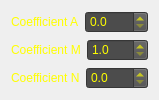
<?xml version="1.0" encoding="UTF-8"?>
<ui version="4.0">
 <class>GraysKleinEditor</class>
 <widget class="QWidget" name="GraysKleinEditor">
  <property name="geometry">
   <rect>
    <x>0</x>
    <y>0</y>
    <width>159</width>
    <height>100</height>
   </rect>
  </property>
  <property name="windowTitle">
   <string>GraysKleinEditor</string>
  </property>
  <property name="windowOpacity">
   <double>0.200000000000000</double>
  </property>
  <layout class="QGridLayout" name="gridLayout">
   <item row="0" column="0">
    <layout class="QVBoxLayout" name="verticalLayout">
     <item>
      <layout class="QHBoxLayout" name="horizontalLayout">
       <item>
        <widget class="QLabel" name="label">
         <property name="styleSheet">
          <string notr="true">color: rgb(255, 255, 0);</string>
         </property>
         <property name="text">
          <string>Coefficient A</string>
         </property>
        </widget>
       </item>
       <item>
        <widget class="QDoubleSpinBox" name="doubleSpinBoxA">
         <property name="styleSheet">
          <string notr="true">color: rgb(255, 255, 0);
background-color: rgb(76, 76, 76);</string>
         </property>
         <property name="decimals">
          <number>1</number>
         </property>
         <property name="minimum">
          <double>0.000000000000000</double>
         </property>
        </widget>
       </item>
      </layout>
     </item>
     <item>
      <layout class="QHBoxLayout" name="horizontalLayout_2">
       <item>
        <widget class="QLabel" name="label_2">
         <property name="styleSheet">
          <string notr="true">color: rgb(255, 255, 0);</string>
         </property>
         <property name="text">
          <string>Coefficient M</string>
         </property>
        </widget>
       </item>
       <item>
        <widget class="QDoubleSpinBox" name="doubleSpinBoxM">
         <property name="styleSheet">
          <string notr="true">color: rgb(255, 255, 0);
background-color: rgb(76, 76, 76);</string>
         </property>
         <property name="decimals">
          <number>1</number>
         </property>
         <property name="minimum">
          <double>1.000000000000000</double>
         </property>
        </widget>
       </item>
      </layout>
     </item>
     <item>
      <layout class="QHBoxLayout" name="horizontalLayout_3">
       <item>
        <widget class="QLabel" name="label_3">
         <property name="styleSheet">
          <string notr="true">color: rgb(255, 255, 0);</string>
         </property>
         <property name="text">
          <string>Coefficient N</string>
         </property>
        </widget>
       </item>
       <item>
        <widget class="QDoubleSpinBox" name="doubleSpinBoxN">
         <property name="styleSheet">
          <string notr="true">color: rgb(255, 255, 0);
background-color: rgb(76, 76, 76);</string>
         </property>
         <property name="decimals">
          <number>1</number>
         </property>
         <property name="minimum">
          <double>0.000000000000000</double>
         </property>
        </widget>
       </item>
      </layout>
     </item>
    </layout>
   </item>
  </layout>
 </widget>
 <layoutdefault spacing="6" margin="11"/>
 <resources/>
 <connections/>
</ui>
